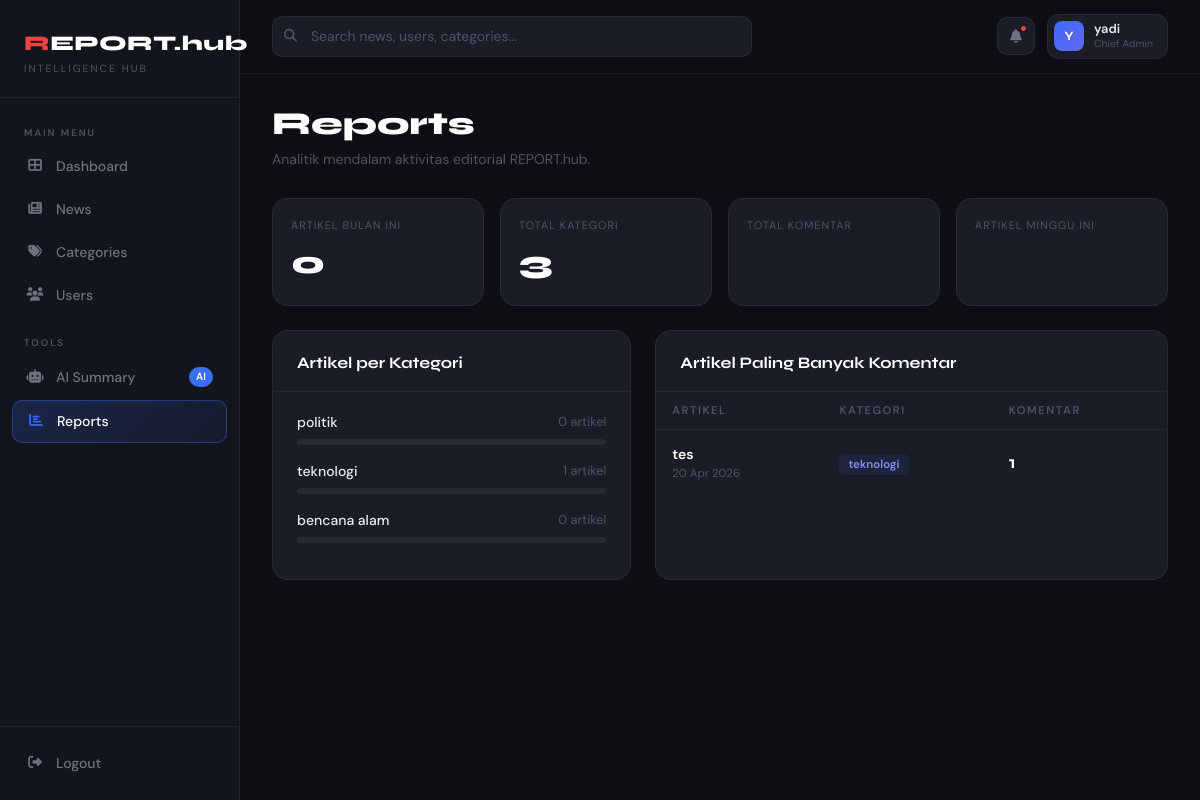
The app's page /admin-panel/reports/ (signed in) with its own data.
### news/models.py (models this page shows, shortened)
class Kategori(models.Model):
    nama = models.CharField(max_length=100)

class Artikel(models.Model):
    judul = models.CharField(max_length=255)
    isi = models.TextField()  # Disinkronkan: sebelumnya 'konten'
    gambar_cover = models.ImageField(upload_to='berita/', null=True, blank=True)
    kategori = models.ForeignKey(Kategori, on_delete=models.CASCADE)
    penulis = models.ForeignKey(User, on_delete=models.CASCADE) # Wajib untuk Dashboard
    tanggal_publikasi = models.DateTimeField(auto_now_add=True)
    penulis = models.ForeignKey(User, on_delete=models.SET_NULL, null=True, blank=True)

### news/admin_views.py (the view)
# urls.py: path('reports/', admin_views.admin_reports, name='admin_reports'),
@login_required
@staff_required
def admin_reports(request):
    from django.db.models import Count
    today = timezone.now().date()
    context = {
        'total_this_month': Artikel.objects.filter(tanggal_publikasi__month=today.month).count(),
        'artikel_per_kat': Kategori.objects.annotate(jumlah=Count('artikel')),
        'artikel_komentar': Artikel.objects.annotate(jumlah_komentar=Count('komentar')).order_by('-jumlah_komentar')[:5],
    }
    return render(request, 'admin_panel/admin_reports.html', context)

### news/admin_views.py (called while the page is built)
def is_staff(user):
    return user.is_authenticated and user.is_staff

### templates/admin_panel/admin_reports.html (shortened to what this page needs)
{% extends 'admin_base.html' %}
{% block nav_reports %}active{% endblock %}
{% block content %}
<div class="page-header fade-in">
    <h1 class="page-title">Reports</h1>
    <p class="page-subtitle">Analitik mendalam aktivitas editorial REPORT.hub.</p>
</div>
<div class="row g-3 mb-4 fade-in delay-1">
    <div class="col-6 col-md-3">
        <div class="stat-card" style="padding:18px;">
            <div style="font-size:0.68rem; text-transform:uppercase; letter-spacing:1px; color:var(--text-muted);">Artikel Bulan Ini</div>
            <div style="font-family:'Syne',sans-serif; font-size:2rem; font-weight:800; color:#fff; margin-top:6px;">{{ total_this_month }}</div>
        </div>
    </div>
    <div class="col-6 col-md-3">
        <div class="stat-card" style="padding:18px;">
            <div style="font-size:0.68rem; text-transform:uppercase; letter-spacing:1px; color:var(--text-muted);">Total Kategori</div>
            <div style="font-family:'Syne',sans-serif; font-size:2rem; font-weight:800; color:#fff; margin-top:6px;">{{ artikel_per_kat|length }}</div>
        </div>
    </div>
    <div class="col-6 col-md-3">
        <div class="stat-card" style="padding:18px;">
            <div style="font-size:0.68rem; text-transform:uppercase; letter-spacing:1px; color:var(--text-muted);">Total Komentar</div>
        </div>
    </div>
    <div class="col-6 col-md-3">
        <div class="stat-card" style="padding:18px;">
            <div style="font-size:0.68rem; text-transform:uppercase; letter-spacing:1px; color:var(--text-muted);">Artikel Minggu Ini</div>
        </div>
    </div>
</div>
<div class="row g-4">
    <div class="col-lg-5 fade-in delay-2">
        <div class="card-admin h-100">
            <div class="card-header-admin">
                <span style="font-family:'Syne',sans-serif; font-weight:700; color:#fff;">Artikel per Kategori</span>
            </div>
            <div class="card-body-admin">
                {% for kat in artikel_per_kat %}
                <div style="margin-bottom:16px;">
                    <div style="display:flex; justify-content:space-between; margin-bottom:6px;">
                        <span style="font-size:0.875rem; font-weight:500; color:var(--text-primary);">{{ kat.nama }}</span>
                        <span style="font-size:0.8rem; color:var(--text-muted);">{{ kat.jumlah }} artikel</span>
                    </div>
                    <div style="height:6px; border-radius:10px; background:rgba(255,255,255,0.06); overflow:hidden;">
                    </div>
                </div>
                {% empty %}
                <p style="color:var(--text-muted);">Belum ada data.</p>
                {% endfor %}
            </div>
        </div>
    </div>
    <div class="col-lg-7 fade-in delay-3">
        <div class="card-admin h-100">
            <div class="card-header-admin">
                <span style="font-family:'Syne',sans-serif; font-weight:700; color:#fff;">Artikel Paling Banyak Komentar</span>
            </div>
            <table class="admin-table">
                <thead>
                    <tr>
                        <th>Artikel</th>
                        <th>Kategori</th>
                        <th>Komentar</th>
                    </tr>
                </thead>
                <tbody>
                    {% for artikel in artikel_komentar %}
                    <tr>
                        <td>
                            <a href="{% url 'detail_berita' artikel.id %}" style="font-weight:600; color:#fff; font-size:0.875rem; text-decoration:none;" target="_blank">
                                {{ artikel.judul|truncatewords:7 }}
                            </a>
                            <div style="font-size:0.72rem; color:var(--text-muted);">{{ artikel.tanggal_publikasi|date:"d M Y" }}</div>
                        </td>
                        <td>
                            <span style="background:rgba(59,110,248,0.1); color:#818cf8; border-radius:6px; padding:3px 9px; font-size:0.72rem; font-weight:600;">{{ artikel.kategori.nama }}</span>
                        </td>
                        <td>
                            <div style="font-family:'Syne',sans-serif; font-size:1.1rem; font-weight:700; color:#fff;">{{ artikel.jumlah_komentar }}</div>
                        </td>
                    </tr>
                    {% empty %}
                    <tr>
                        <td colspan="3" style="text-align:center; padding:30px; color:var(--text-muted);">Belum ada data komentar.</td>
                    </tr>
                    {% endfor %}
                </tbody>
            </table>
        </div>
    </div>
</div>
{% endblock %}

### templates/admin_base.html (shortened to what this page needs)
<!DOCTYPE html>
<html lang="id">
<head>
    <link href="https://cdn.jsdelivr.net/npm/bootstrap@5.3.0/dist/css/bootstrap.min.css" rel="stylesheet">
    <link rel="stylesheet" href="https://cdnjs.cloudflare.com/ajax/libs/font-awesome/6.4.0/css/all.min.css">
</head>
<body>
    <aside class="admin-sidebar" id="adminSidebar">
        <div class="sidebar-logo">
            <div class="logo-text"><span>R</span>EPORT.hub</div>
            <div class="logo-sub">Intelligence Hub</div>
        </div>
        <nav class="sidebar-nav">
            <div class="nav-label">Main Menu</div>
            <a href="{% url 'admin_dashboard' %}" class="nav-item-admin {% block nav_dashboard %}{% endblock %}">
                <span class="nav-icon"><i class="fas fa-th-large"></i></span>
                Dashboard
            </a>
            <a href="{% url 'admin_news' %}" class="nav-item-admin {% block nav_news %}{% endblock %}">
                <span class="nav-icon"><i class="fas fa-newspaper"></i></span>
                News
            </a>
            <a href="{% url 'admin_categories' %}" class="nav-item-admin {% block nav_categories %}{% endblock %}">
                <span class="nav-icon"><i class="fas fa-tags"></i></span>
                Categories
            </a>
            <a href="{% url 'admin_users' %}" class="nav-item-admin {% block nav_users %}{% endblock %}">
                <span class="nav-icon"><i class="fas fa-users"></i></span>
                Users
            </a>
            <div class="nav-label" style="margin-top: 8px;">Tools</div>
            <a href="{% url 'admin_ai_summary' %}" class="nav-item-admin {% block nav_ai %}{% endblock %}">
                <span class="nav-icon"><i class="fas fa-robot"></i></span>
                AI Summary
                <span class="nav-badge">AI</span>
            </a>
            <a href="{% url 'admin_reports' %}" class="nav-item-admin {% block nav_reports %}{% endblock %}">
                <span class="nav-icon"><i class="fas fa-chart-bar"></i></span>
                Reports
            </a>
        </nav>
        <div class="sidebar-footer">
            <form action="{% url 'account_logout' %}" method="post">
                <button type="submit" class="logout-btn">
                    <span class="nav-icon"><i class="fas fa-sign-out-alt"></i></span>
                    Logout
                </button>
            </form>
        </div>
    </aside>
    <div class="admin-main">
        <header class="admin-topbar">
            <div class="topbar-search">
                <span class="search-icon"><i class="fas fa-search"></i></span>
                <input type="text" placeholder="Search news, users, categories...">
            </div>
            <div class="topbar-actions">
                <a href="#" class="notif-btn">
                    <i class="fas fa-bell" style="font-size:0.85rem;"></i>
                    <span class="notif-dot"></span>
                </a>
                <div class="admin-profile">
                    <div class="profile-avatar">
                        {{ request.user.username|slice:":1"|upper }}
                    </div>
                    <div class="profile-info">
                        <div class="profile-name">{{ request.user.username }}</div>
                        <div class="profile-role">
                            {% if request.user.is_superuser %}Chief Admin{% else %}Staff{% endif %}
                        </div>
                    </div>
                </div>
            </div>
        </header>
        <main class="admin-content">
            {% block content %}{% endblock %}
        </main>
    </div>
</body>
</html>

### records on screen
Kategori: nama "politik", jumlah "0"
Kategori: nama "teknologi", jumlah "1"
Kategori: nama "bencana alam", jumlah "0"
Artikel: judul "tes", tanggal_publikasi "20 Apr 2026", kategori.nama "teknologi", jumlah_komentar "1"

### other values on screen
{{ request.user.username|slice:":1"|upper }} "Y"
{{ request.user.username }} "yadi"
{{ total_this_month }} "0"
{{ artikel_per_kat|length }} "3"
